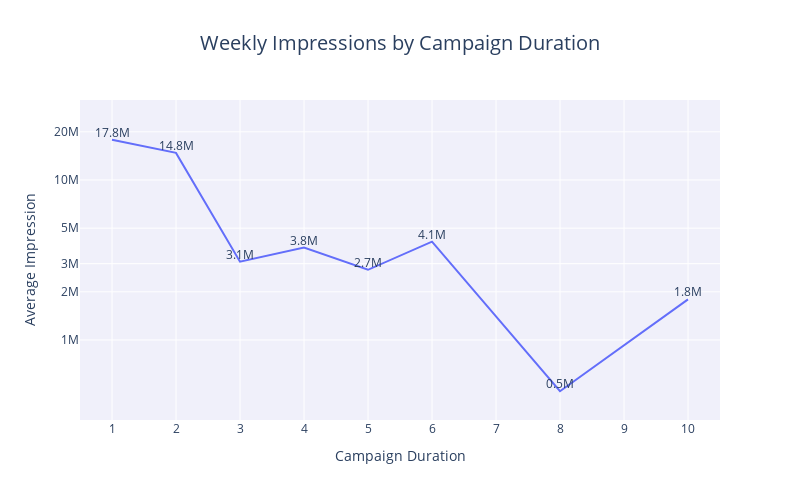

This figure's notebook cell:
### Markdown cell above
##### The impression data shows three main peaks in 2017: mid-May (week 21) has the highest at 4.8B impressions, early March (week 9) follows with 3B, and early August (weeks 31-32) shows about 2.3B. The rest of the year maintains steady activity between 200-500M weekly impressions. This pattern shows a strategy of big campaign pushes at key times throughout the year

### Code cell
import pandas as pd
import plotly.express as px
import plotly.graph_objects as go

# Calculating average weekly impressions
meta_weekly_impressions['avg_weekly_impressions'] = meta_weekly_impressions['Impression'] / meta_weekly_impressions['total_weeks']

# Group by total weeks (duration)
duration_analysis = meta_weekly_impressions.groupby('total_weeks').agg({
    'avg_weekly_impressions': 'mean',
    'Campaign_id': 'count'
}).reset_index()

# Format labels for average impressions
duration_analysis['label'] = duration_analysis['avg_weekly_impressions'].apply(lambda x: f"{x/1e6:.1f}M")

counts_text = ", ".join([f"{row['total_weeks']} Week{'s' if row['total_weeks'] != 1 else ''}: {row['Campaign_id']} campaigns" 
                         for _, row in duration_analysis.iterrows()])

# line chart
fig = px.line(duration_analysis, 
              x='total_weeks', 
              y='avg_weekly_impressions',
              labels={
                  'total_weeks': 'Campaign Duration',
                  'avg_weekly_impressions': 'Average Impression'
              },
              title='Weekly Impressions by Campaign Duration')

# Add text labels for average impressions
fig.add_trace(go.Scatter(
    x=duration_analysis['total_weeks'],
    y=duration_analysis['avg_weekly_impressions'],
    text=duration_analysis['label'],
    mode='text',
    textposition='top center',
    showlegend=False
))
fig.update_layout(
    yaxis_type='log',
    yaxis={
        'title': 'Average Impression',
        'tickvals': [1e6, 2e6, 3e6, 5e6, 10e6, 20e6],
        'ticktext': ['1M', '2M', '3M', '5M', '10M', '20M'],
        'range': [5.5, 7.5]
    },
    xaxis={
        'title': 'Campaign Duration',
        'dtick': 1
    },
    width=800,
    height=500,
    title={
        'text': 'Weekly Impressions by Campaign Duration',
        'x': 0.5,
        'xanchor': 'center',
        'font': {'size': 20}
    },
    paper_bgcolor='white',
    plot_bgcolor='rgba(240,240,250,0.95)',
    showlegend=False
)

fig.show()

### Figure 1 — Plotly figure (JSON) as saved in the notebook; plotly's stock layout.template omitted (floating-point values rounded to 4 significant figures)
{"data": [{"hovertemplate": "Campaign Duration=%{x}<br>Average Impression=%{y}<extra></extra>", "legendgroup": "", "line": {"color": "#636efa", "dash": "solid"}, "marker": {"symbol": "circle"}, "mode": "lines", "name": "", "orientation": "v", "showlegend": false, "type": "scatter", "x": [1, 2, 3, 4, 5, 6, 8, 10], "xaxis": "x", "y": [17840000.0, 14780000.0, 3088000.0, 3785000.0, 2746000.0, 4115000.0, 478200.0, 1794000.0], "yaxis": "y"}, {"mode": "text", "showlegend": false, "text": ["17.8M", "14.8M", "3.1M", "3.8M", "2.7M", "4.1M", "0.5M", "1.8M"], "textposition": "top center", "type": "scatter", "x": [1, 2, 3, 4, 5, 6, 8, 10], "y": [17840000.0, 14780000.0, 3088000.0, 3785000.0, 2746000.0, 4115000.0, 478200.0, 1794000.0]}], "layout": {"height": 500, "legend": {"tracegroupgap": 0}, "paper_bgcolor": "white", "plot_bgcolor": "rgba(240,240,250,0.95)", "showlegend": false, "title": {"font": {"size": 20}, "text": "Weekly Impressions by Campaign Duration", "x": 0.5, "xanchor": "center"}, "width": 800, "xaxis": {"anchor": "y", "domain": [0, 1], "dtick": 1, "title": {"text": "Campaign Duration"}}, "yaxis": {"anchor": "x", "domain": [0, 1], "range": [5.5, 7.5], "ticktext": ["1M", "2M", "3M", "5M", "10M", "20M"], "tickvals": [1000000, 2000000, 3000000, 5000000, 10000000, 20000000], "title": {"text": "Average Impression"}, "type": "log"}}}
